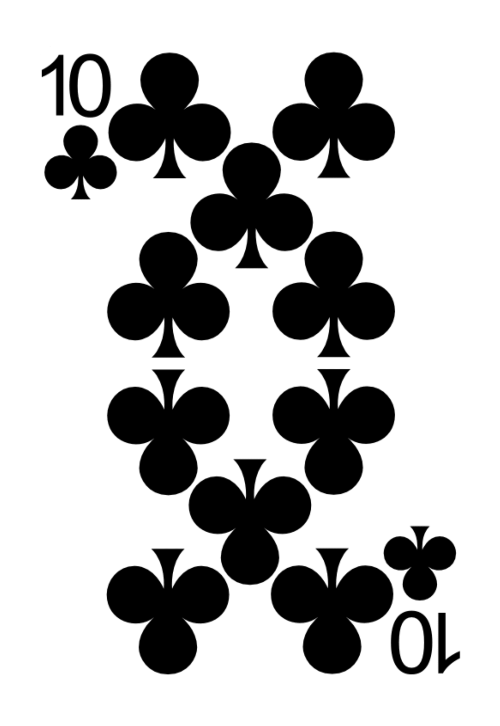
#> input picture resized/10_C.png, 500 x 726 px; its folder holds only this picture in this run
$ jupyter execute create_simple_dataset.ipynb
#> lines starting #> are read from the running program, lines starting #| are printed output that depends on the picture; after the words box and inside, x2 and y2 are one past the last pixel; in counts of white or black regions, pixels touching at a corner belong together
# Create Simple Dataset

[cell 1]
import cv2
import os

[cell 2]
card_simple_rect = (30, 40, 130, 210)
card_simple_factor = 2
original_database_foldername = "resized"
name_database_foldername = "names"
suit_database_foldername = "suits"
simple_database_foldername = "simple"
img_type = "png"

[cell 3]
def cnt1_is_inside_cnt2(cnt1, cnt2):
    cnt1_x1, cnt1_y1, cnt1_w, cnt1_h = cv2.boundingRect(cnt1)
    cnt1_x2 = cnt1_x1 + cnt1_w
    cnt1_y2 = cnt1_y1 + cnt1_h
    cnt2_x1, cnt2_y1, cnt2_w, cnt2_h = cv2.boundingRect(cnt2)
    cnt2_x2 = cnt2_x1 + cnt2_w
    cnt2_y2 = cnt2_y1 + cnt2_h

    return (cnt1_x1 >= cnt2_x1) and (cnt1_y1 >= cnt2_y1) and (cnt1_x2 <= cnt2_x2) and (cnt1_y2 <= cnt2_y2)

[cell 4]
def get_card_simple_area():
    x1, y1, x2, y2 = card_simple_rect
    return (x2 - x1) * (y2 - y1) * card_simple_factor ** 2

[cell 5]
def extract_card_simple(card_img):
    x1, y1, x2, y2 = card_simple_rect
    card_simple = card_img[y1:y2, x1:x2]
    card_simple = cv2.resize(card_simple, (0,0), fx=card_simple_factor, fy=card_simple_factor)
    return card_simple

[cell 6]
def extract_card_name_suit(filename):
    #suit_legend = {"C": "Clubs", "D": "Diamonds", "H": "Hearts", "S": "Spades"}
    name = filename.split(".")[0]
    name_split = name.split("_")
    return name_split[0], name_split[1]

[cell 7]
def create_binary(frame):
    # convert to gray
    frame = cv2.cvtColor(frame, cv2.COLOR_BGR2GRAY)

    # apply blur
    frame = cv2.GaussianBlur(frame, (3,3), 0)

    # convert to binary
    frame = cv2.threshold(frame, 210, 255, cv2.THRESH_BINARY)[1]

    return frame

[cell 8]
def apply_morphological_dilatation(binary):
    rect_kernel = cv2.getStructuringElement(cv2.MORPH_RECT, (19, 3))
    dilation = cv2.erode(binary, rect_kernel, iterations = 1)
    return dilation

[cell 9]
def find_contourns(binary):
    cnts = cv2.findContours(binary, cv2.RETR_TREE, cv2.CHAIN_APPROX_SIMPLE)
    cnts = cnts[0] if len(cnts) == 2 else cnts[1]

    return cnts

[cell 10]
def filter_contourns(cnts):
    candidates = []
    candidates_to_dups = []
    simple_x1, simple_y1, simple_x2, simple_y2 = card_simple_rect
    simple_w = (simple_x2 - simple_x1) * card_simple_factor
    simple_h = (simple_y2 - simple_y1) * card_simple_factor

    for cnt in cnts:
        cnt_x, cnt_y, cnt_w, cnt_h = cv2.boundingRect(cnt)
        area_cnt = cnt_w * cnt_h

        # Area ration verification
        if area_cnt / get_card_simple_area() > 0.7:
            continue

        # Position verification
        if cnt_x / simple_w > 0.5:
            continue

        candidates_to_dups.append(cnt)

    # Duplicates
    for i in range(len(candidates_to_dups)):
        is_inside = False
        for j in range(len(candidates_to_dups)):
            if i != j:
                cnt1 = candidates_to_dups[i]
                cnt2 = candidates_to_dups[j]
                if cnt1_is_inside_cnt2(cnt1, cnt2):
                    is_inside = True
                    break
        if not is_inside:
            candidates.append(cnt1)

    return candidates

[cell 11]
def extract_card_name_suit_images_from_contourns(simple_img, cnts):
    name_cnt = cnts[1]
    suit_cnt = cnts[0]

    name_cnt_x, name_cnt_y, name_cnt_w, name_cnt_h = cv2.boundingRect(name_cnt)
    suit_cnt_x, suit_cnt_y, suit_cnt_w, suit_cnt_h = cv2.boundingRect(suit_cnt)

    name_img = simple_img[name_cnt_y:name_cnt_y+name_cnt_h, name_cnt_x:name_cnt_x+name_cnt_w]
    suit_img = simple_img[suit_cnt_y:suit_cnt_y+suit_cnt_h, suit_cnt_x:suit_cnt_x+suit_cnt_w]

    return name_img, suit_img

[cell 12]
def extract_card_name_suit_images(img):
    simple_img = extract_card_simple(img)
    binary_simple_img = create_binary(simple_img)
    simple_img_cnts = find_contourns(binary_simple_img)
    simple_img_cnts = filter_contourns(simple_img_cnts)
    name_img, suit_img = extract_card_name_suit_images_from_contourns(binary_simple_img, simple_img_cnts)
    return name_img, suit_img

[cell 13]
# Create folder to store images related to names of the cards
if not os.path.exists(name_database_foldername):
   os.makedirs(name_database_foldername)

# Create folder to store images related to suits of the cards
if not os.path.exists(suit_database_foldername):
   os.makedirs(suit_database_foldername)

# Create folder to store simple version of cards
if not os.path.exists(simple_database_foldername):
   os.makedirs(simple_database_foldername)

filenames = os.listdir(original_database_foldername)
i = 0
for filename in filenames:
    name, suit = extract_card_name_suit(filename)
    img = cv2.imread(f"./{original_database_foldername}/{filename}")
#> img is the input picture: shape (726, 500, 3); min 0, max 255, mean 186.6

    #simple_img = extract_card_name_suit_images(img)
    simple_img = extract_card_simple(img)
#> in extract_card_simple, `card_simple = card_img[y1:y2, x1:x2]`:
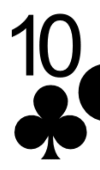
#> card_simple: shape (170, 100, 3); min 0, max 255, mean 170.5
#> in extract_card_simple, `card_simple = cv2.resize(card_simple, (0,0), fx=card_simple_factor, fy..`:
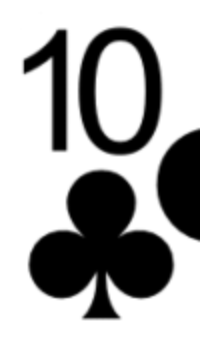
#> card_simple: shape (340, 200, 3); min 0, max 255, mean 170.5
    binary_simple_img = create_binary(simple_img)
#> in create_binary, `frame = cv2.threshold(frame, 210, 255, cv2.THRESH_BINARY)[1]`:
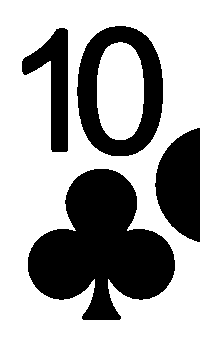
#> frame: shape (340, 200); 63.4% white; 4 black regions
    simple_img_cnts = find_contourns(binary_simple_img)
#> in find_contourns, `cnts = cv2.findContours(binary, cv2.RETR_TREE, cv2.CHAIN_APPROX_SIMPLE)`: cnts = 5 contours; box (x1, y1, x2, y2) and area: (0, 0, 200, 340) 63644, (27, 168, 176, 321) 13438, (76, 25, 164, 157) 9344, (97, 42, 144, 140) 3748, (21, 27, 69, 153) 2778
#> simple_img_cnts has the same summary as cnts in find_contourns
    simple_img_cnts = filter_contourns(simple_img_cnts)
#> the loop in filter_contourns, `for cnt in cnts:` made 5 passes
#> (cnt_x, cnt_y, cnt_w, cnt_h, area_cnt) on passes 1 to 5: (0, 0, 200, 340, 68000), (27, 168, 149, 153, 22797), (21, 27, 48, 126, 6048), (76, 25, 88, 132, 11616), (97, 42, 47, 98, 4606)
#> after the loop in filter_contourns, `for cnt in cnts:`: candidates_to_dups = 4 contours; box (x1, y1, x2, y2) and area: (27, 168, 176, 321) 13438, (76, 25, 164, 157) 9344, (97, 42, 144, 140) 3748, (21, 27, 69, 153) 2778
#> the loop in filter_contourns, `for i in range(len(candidates_to_dups)):` made 4 passes
#> after the loop in filter_contourns, `for i in range(len(candidates_to_dups)):`: candidates = 3 contours; box (x1, y1, x2, y2) and area: (27, 168, 176, 321) 13438, (76, 25, 164, 157) 9344, (21, 27, 69, 153) 2778
#> simple_img_cnts has the same summary as candidates in filter_contourns
    name_img, suit_img = extract_card_name_suit_images_from_contourns(binary_simple_img, simple_img_cnts)
#> in extract_card_name_suit_images_from_contourns, `name_cnt = cnts[1]`: name_cnt = contour of 59 points, box (x1, y1, x2, y2) (21, 27, 69, 153), area 2778
#> in extract_card_name_suit_images_from_contourns, `suit_cnt = cnts[0]`: suit_cnt = contour of 275 points, box (x1, y1, x2, y2) (27, 168, 176, 321), area 13438
#> in extract_card_name_suit_images_from_contourns, `name_cnt_x, name_cnt_y, name_cnt_w, name_cnt_h = cv2.boundingRect(name..`: name_cnt_x = 21; name_cnt_y = 27; name_cnt_w = 48; name_cnt_h = 126
#> in extract_card_name_suit_images_from_contourns, `suit_cnt_x, suit_cnt_y, suit_cnt_w, suit_cnt_h = cv2.boundingRect(suit..`: suit_cnt_x = 27; suit_cnt_y = 168; suit_cnt_w = 149; suit_cnt_h = 153
#> in extract_card_name_suit_images_from_contourns, `name_img = simple_img[name_cnt_y:name_cnt_y+name_cnt_h, name_cnt_x:nam..`:
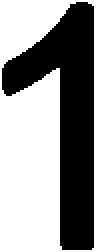
#> name_img: shape (126, 48) (shown 2 times larger); 56.7% white; 1 black region, box (x1, y1, x2, y2) and area: (1, 1, 47, 125) 2620
#> in extract_card_name_suit_images_from_contourns, `suit_img = simple_img[suit_cnt_y:suit_cnt_y+suit_cnt_h, suit_cnt_x:sui..`:
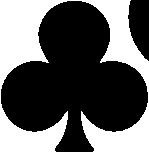
#> suit_img: shape (153, 149); 38% white; 1 white region, box (x1, y1, x2, y2) and area: (0, 0, 149, 153) 8671
    #name_img, suit_img = extract_card_name_suit_images(img)
    if (not os.path.exists(f"{name_database_foldername}/{name}.{img_type}")):
        cv2.imwrite(f"{name_database_foldername}/{name}.{img_type}", name_img)
    if (not os.path.exists(f"{suit_database_foldername}/{suit}.{img_type}") and i > 1):
        cv2.imwrite(f"{suit_database_foldername}/{suit}.{img_type}", suit_img)
    i += 1

cv2.waitKey(0)
cv2.destroyAllWindows()

$ run again, on resized/2_C.png
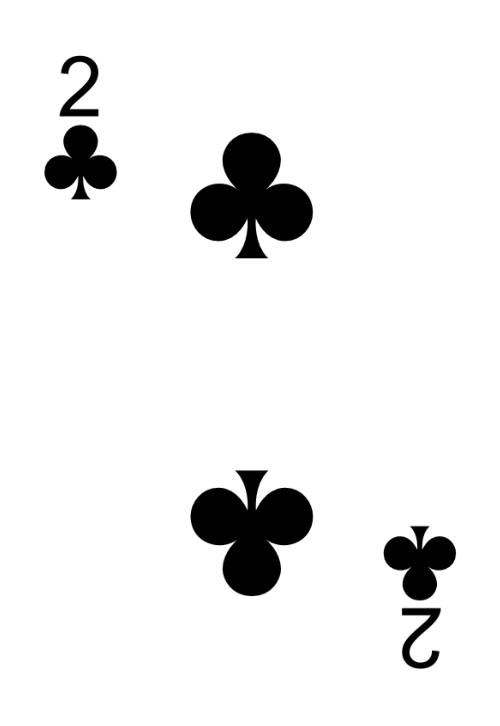
#> input picture resized/2_C.png, 500 x 726 px
#> img is the input picture: shape (726, 500, 3); min 0, max 255, mean 237.1
#> in create_binary, `frame = cv2.threshold(frame, 210, 255, cv2.THRESH_BINARY)[1]`:
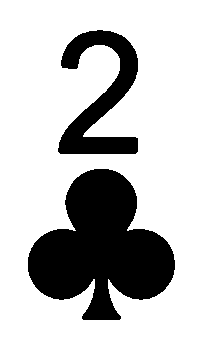
#> frame: shape (340, 200); 74.1% white; 2 black regions
#> cnts = 3 contours; box (x1, y1, x2, y2) and area: (0, 0, 200, 340) 67461, (27, 168, 176, 321) 13424, (57, 29, 139, 155) 4698
#> `simple_img_cnts = find_contourns(binary_simple_img)`: simple_img_cnts has the same summary as cnts in find_contourns
#> the loop in filter_contourns, `for cnt in cnts:` made 3 passes
#> (cnt_x, cnt_y, cnt_w, cnt_h, area_cnt) on passes 2 to 3: (27, 168, 149, 153, 22797), (57, 29, 82, 126, 10332)
#> after the loop in filter_contourns, `for cnt in cnts:`: candidates_to_dups = 2 contours; box (x1, y1, x2, y2) and area: (27, 168, 176, 321) 13424, (57, 29, 139, 155) 4698
#> the loop in filter_contourns, `for i in range(len(candidates_to_dups)):` made 2 passes
#> after the loop in filter_contourns, `for i in range(len(candidates_to_dups)):`: candidates has the same summary as candidates_to_dups
#> `simple_img_cnts = filter_contourns(simple_img_cnts)`: simple_img_cnts has the same summary as candidates_to_dups in filter_contourns
#> name_cnt = contour of 153 points, box (x1, y1, x2, y2) (57, 29, 139, 155), area 4698
#> suit_cnt = contour of 279 points, box (x1, y1, x2, y2) (27, 168, 176, 321), area 13424
#> name_cnt_x = 57; name_cnt_y = 29; name_cnt_w = 82; name_cnt_h = 126
#> suit_cnt_x = 27; suit_cnt_y = 168; suit_cnt_w = 149; suit_cnt_h = 153
#> name_img: shape (126, 82); 56.9% white; 1 black region, box (x1, y1, x2, y2) and area: (1, 1, 81, 125) 4450
#> in extract_card_name_suit_images_from_contourns, `suit_img = simple_img[suit_cnt_y:suit_cnt_y+suit_cnt_h, suit_cnt_x:sui..`:
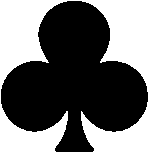
#> suit_img: shape (153, 149); 42.4% white; 1 white region, box (x1, y1, x2, y2) and area: (0, 0, 149, 153) 9656

$ run again, on resized/10_D.png
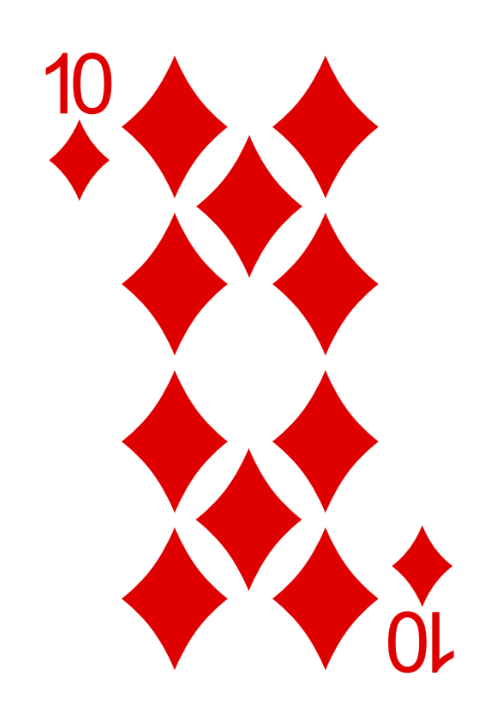
#> input picture resized/10_D.png, 500 x 726 px
#> img is the input picture: shape (726, 500, 3); mean B, G, R 206.7, 206.7, 249
#> in create_binary, `frame = cv2.threshold(frame, 210, 255, cv2.THRESH_BINARY)[1]`:
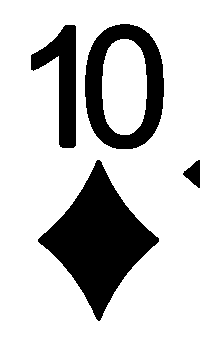
#> frame: shape (340, 200); 76.7% white; 4 black regions
#> cnts = 5 contours; box (x1, y1, x2, y2) and area: (0, 0, 200, 340) 67184, (37, 159, 160, 322) 8650, (84, 23, 165, 150) 8340, (102, 39, 147, 135) 3528, (30, 24, 77, 149) 2724
#> `simple_img_cnts = find_contourns(binary_simple_img)`: simple_img_cnts has the same summary as cnts in find_contourns
#> the loop in filter_contourns, `for cnt in cnts:` made 5 passes
#> (cnt_x, cnt_y, cnt_w, cnt_h, area_cnt) on passes 1 to 5: (0, 0, 200, 340, 68000), (37, 159, 123, 163, 20049), (30, 24, 47, 125, 5875), (84, 23, 81, 127, 10287), (102, 39, 45, 96, 4320)
#> after the loop in filter_contourns, `for cnt in cnts:`: candidates_to_dups = 3 contours; box (x1, y1, x2, y2) and area: (37, 159, 160, 322) 8650, (84, 23, 165, 150) 8340, (30, 24, 77, 149) 2724
#> the loop in filter_contourns, `for i in range(len(candidates_to_dups)):` made 3 passes
#> after the loop in filter_contourns, `for i in range(len(candidates_to_dups)):`: candidates has the same summary as candidates_to_dups
#> `simple_img_cnts = filter_contourns(simple_img_cnts)`: simple_img_cnts has the same summary as candidates_to_dups in filter_contourns
#> name_cnt = contour of 55 points, box (x1, y1, x2, y2) (30, 24, 77, 149), area 2724
#> suit_cnt = contour of 180 points, box (x1, y1, x2, y2) (37, 159, 160, 322), area 8650
#> name_cnt_x = 30; name_cnt_y = 24; name_cnt_w = 47; name_cnt_h = 125
#> suit_cnt_x = 37; suit_cnt_y = 159; suit_cnt_w = 123; suit_cnt_h = 163
#> name_img: shape (125, 47); 56.3% white; 1 black region, box (x1, y1, x2, y2) and area: (1, 1, 46, 124) 2566
#> in extract_card_name_suit_images_from_contourns, `suit_img = simple_img[suit_cnt_y:suit_cnt_y+suit_cnt_h, suit_cnt_x:sui..`:
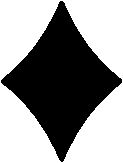
#> suit_img: shape (163, 123); 57.7% white; 1 black region, box (x1, y1, x2, y2) and area: (1, 1, 122, 162) 8484
